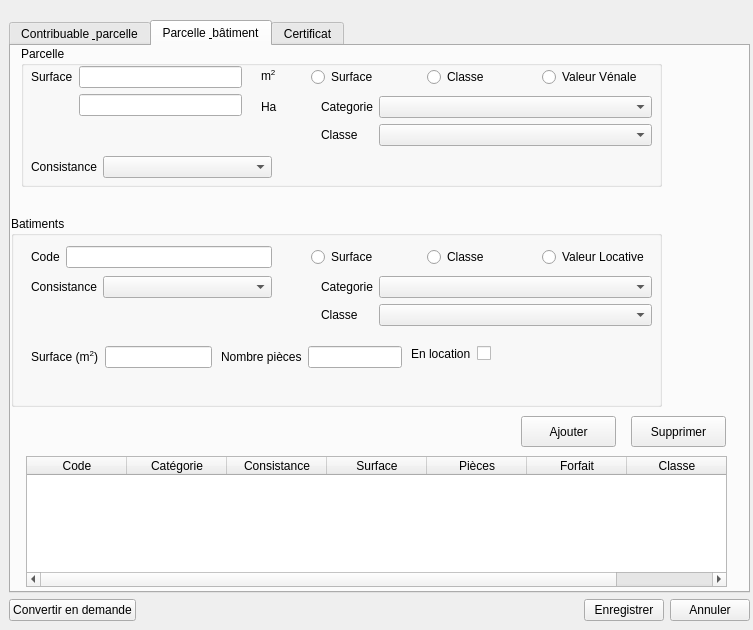
<?xml version="1.0" encoding="UTF-8"?>
<ui version="4.0">
 <class>Dialog</class>
 <widget class="QDialog" name="Dialog">
  <property name="geometry">
   <rect>
    <x>0</x>
    <y>0</y>
    <width>753</width>
    <height>630</height>
   </rect>
  </property>
  <property name="minimumSize">
   <size>
    <width>0</width>
    <height>0</height>
   </size>
  </property>
  <property name="windowTitle">
   <string>Information fiscale</string>
  </property>
  <widget class="QWidget" name="verticalLayoutWidget">
   <property name="geometry">
    <rect>
     <x>9</x>
     <y>20</y>
     <width>741</width>
     <height>601</height>
    </rect>
   </property>
   <layout class="QVBoxLayout" name="verticalLayout">
    <item>
     <widget class="QTabWidget" name="tabWidget">
      <property name="currentIndex">
       <number>1</number>
      </property>
      <widget class="QWidget" name="tab">
       <attribute name="title">
        <string>Contribuable &amp; parcelle</string>
       </attribute>
       <widget class="QWidget" name="gridLayoutWidget">
        <property name="geometry">
         <rect>
          <x>10</x>
          <y>10</y>
          <width>531</width>
          <height>291</height>
         </rect>
        </property>
        <layout class="QGridLayout" name="gridLayout">
         <item row="0" column="0">
          <widget class="QGroupBox" name="groupBox">
           <property name="title">
            <string>Contribuable</string>
           </property>
           <widget class="QLineEdit" name="lineEditNom">
            <property name="geometry">
             <rect>
              <x>120</x>
              <y>20</y>
              <width>210</width>
              <height>20</height>
             </rect>
            </property>
           </widget>
           <widget class="QLineEdit" name="lineEditPrenom">
            <property name="geometry">
             <rect>
              <x>120</x>
              <y>50</y>
              <width>210</width>
              <height>20</height>
             </rect>
            </property>
           </widget>
           <widget class="QLineEdit" name="lineEditAdresse">
            <property name="geometry">
             <rect>
              <x>120</x>
              <y>80</y>
              <width>210</width>
              <height>20</height>
             </rect>
            </property>
           </widget>
           <widget class="QLineEdit" name="lineEditLieuNaissance">
            <property name="geometry">
             <rect>
              <x>120</x>
              <y>140</y>
              <width>210</width>
              <height>20</height>
             </rect>
            </property>
           </widget>
           <widget class="QLabel" name="label">
            <property name="geometry">
             <rect>
              <x>20</x>
              <y>20</y>
              <width>46</width>
              <height>13</height>
             </rect>
            </property>
            <property name="text">
             <string>Nom :</string>
            </property>
           </widget>
           <widget class="QLabel" name="label_2">
            <property name="geometry">
             <rect>
              <x>20</x>
              <y>50</y>
              <width>46</width>
              <height>13</height>
             </rect>
            </property>
            <property name="text">
             <string>Prénom :</string>
            </property>
           </widget>
           <widget class="QLabel" name="label_3">
            <property name="geometry">
             <rect>
              <x>20</x>
              <y>80</y>
              <width>46</width>
              <height>13</height>
             </rect>
            </property>
            <property name="text">
             <string>Adresse :</string>
            </property>
           </widget>
           <widget class="QLabel" name="label_4">
            <property name="geometry">
             <rect>
              <x>20</x>
              <y>110</y>
              <width>110</width>
              <height>13</height>
             </rect>
            </property>
            <property name="text">
             <string>Date de naissance : </string>
            </property>
           </widget>
           <widget class="QLabel" name="label_5">
            <property name="geometry">
             <rect>
              <x>20</x>
              <y>140</y>
              <width>120</width>
              <height>13</height>
             </rect>
            </property>
            <property name="text">
             <string>Lieu de naissance :</string>
            </property>
           </widget>
           <widget class="QRadioButton" name="radioSexeHomme">
            <property name="geometry">
             <rect>
              <x>280</x>
              <y>110</y>
              <width>70</width>
              <height>17</height>
             </rect>
            </property>
            <property name="text">
             <string>Homme</string>
            </property>
           </widget>
           <widget class="QRadioButton" name="radioSexeFemme">
            <property name="geometry">
             <rect>
              <x>370</x>
              <y>110</y>
              <width>70</width>
              <height>17</height>
             </rect>
            </property>
            <property name="text">
             <string>Femme</string>
            </property>
           </widget>
           <widget class="QPushButton" name="btnRechercher">
            <property name="geometry">
             <rect>
              <x>360</x>
              <y>20</y>
              <width>75</width>
              <height>23</height>
             </rect>
            </property>
            <property name="text">
             <string>Recherche</string>
            </property>
           </widget>
           <widget class="QPushButton" name="btnConsorts">
            <property name="geometry">
             <rect>
              <x>360</x>
              <y>80</y>
              <width>75</width>
              <height>23</height>
             </rect>
            </property>
            <property name="text">
             <string>Consorts</string>
            </property>
           </widget>
           <widget class="QCheckBox" name="checkBox">
            <property name="geometry">
             <rect>
              <x>340</x>
              <y>80</y>
              <width>20</width>
              <height>17</height>
             </rect>
            </property>
            <property name="text">
             <string/>
            </property>
           </widget>
           <widget class="QDateEdit" name="dateEditNaissance">
            <property name="geometry">
             <rect>
              <x>120</x>
              <y>110</y>
              <width>131</width>
              <height>22</height>
             </rect>
            </property>
            <property name="calendarPopup">
             <bool>true</bool>
            </property>
           </widget>
           <widget class="QTabWidget" name="CIN">
            <property name="geometry">
             <rect>
              <x>6</x>
              <y>169</y>
              <width>521</width>
              <height>111</height>
             </rect>
            </property>
            <property name="currentIndex">
             <number>0</number>
            </property>
            <widget class="QWidget" name="tab_5">
             <attribute name="title">
              <string>CIN</string>
             </attribute>
             <widget class="QLineEdit" name="lineEditLieuCIN">
              <property name="geometry">
               <rect>
                <x>320</x>
                <y>50</y>
                <width>191</width>
                <height>20</height>
               </rect>
              </property>
             </widget>
             <widget class="QLineEdit" name="lineEditCIN2">
              <property name="geometry">
               <rect>
                <x>160</x>
                <y>20</y>
                <width>41</width>
                <height>20</height>
               </rect>
              </property>
             </widget>
             <widget class="QDateEdit" name="dateEditCIN">
              <property name="geometry">
               <rect>
                <x>110</x>
                <y>50</y>
                <width>110</width>
                <height>22</height>
               </rect>
              </property>
              <property name="calendarPopup">
               <bool>true</bool>
              </property>
             </widget>
             <widget class="QLabel" name="label_8">
              <property name="geometry">
               <rect>
                <x>10</x>
                <y>50</y>
                <width>46</width>
                <height>13</height>
               </rect>
              </property>
              <property name="text">
               <string>Date :</string>
              </property>
             </widget>
             <widget class="QLineEdit" name="lineEditCIN3">
              <property name="geometry">
               <rect>
                <x>210</x>
                <y>20</y>
                <width>41</width>
                <height>20</height>
               </rect>
              </property>
             </widget>
             <widget class="QLineEdit" name="lineEditCIN4">
              <property name="geometry">
               <rect>
                <x>260</x>
                <y>20</y>
                <width>41</width>
                <height>20</height>
               </rect>
              </property>
             </widget>
             <widget class="QLabel" name="label_9">
              <property name="geometry">
               <rect>
                <x>280</x>
                <y>50</y>
                <width>40</width>
                <height>13</height>
               </rect>
              </property>
              <property name="text">
               <string>Lieu :</string>
              </property>
             </widget>
             <widget class="QLabel" name="label_7">
              <property name="geometry">
               <rect>
                <x>10</x>
                <y>20</y>
                <width>46</width>
                <height>13</height>
               </rect>
              </property>
              <property name="text">
               <string>Numero : </string>
              </property>
             </widget>
             <widget class="QLineEdit" name="lineEditCIN1">
              <property name="geometry">
               <rect>
                <x>110</x>
                <y>20</y>
                <width>41</width>
                <height>20</height>
               </rect>
              </property>
             </widget>
            </widget>
            <widget class="QWidget" name="tab_4">
             <attribute name="title">
              <string>Acte de naissnace</string>
             </attribute>
             <widget class="QDateEdit" name="dateEditActeNaissance">
              <property name="geometry">
               <rect>
                <x>110</x>
                <y>50</y>
                <width>110</width>
                <height>22</height>
               </rect>
              </property>
              <property name="calendarPopup">
               <bool>true</bool>
              </property>
             </widget>
             <widget class="QLineEdit" name="lineEditLieuActeNaissance">
              <property name="geometry">
               <rect>
                <x>320</x>
                <y>50</y>
                <width>191</width>
                <height>20</height>
               </rect>
              </property>
             </widget>
             <widget class="QLabel" name="label_14">
              <property name="geometry">
               <rect>
                <x>10</x>
                <y>50</y>
                <width>46</width>
                <height>13</height>
               </rect>
              </property>
              <property name="text">
               <string>Date :</string>
              </property>
             </widget>
             <widget class="QLabel" name="label_15">
              <property name="geometry">
               <rect>
                <x>280</x>
                <y>50</y>
                <width>40</width>
                <height>13</height>
               </rect>
              </property>
              <property name="text">
               <string>Lieu :</string>
              </property>
             </widget>
             <widget class="QLabel" name="label_18">
              <property name="geometry">
               <rect>
                <x>10</x>
                <y>20</y>
                <width>46</width>
                <height>13</height>
               </rect>
              </property>
              <property name="text">
               <string>Numero : </string>
              </property>
             </widget>
             <widget class="QLineEdit" name="lineEditNumActeNaissance">
              <property name="geometry">
               <rect>
                <x>110</x>
                <y>20</y>
                <width>111</width>
                <height>20</height>
               </rect>
              </property>
             </widget>
            </widget>
            <widget class="QWidget" name="tab_6">
             <attribute name="title">
              <string>Rien</string>
             </attribute>
            </widget>
           </widget>
          </widget>
         </item>
        </layout>
       </widget>
       <widget class="QWidget" name="verticalLayoutWidget_2">
        <property name="geometry">
         <rect>
          <x>10</x>
          <y>310</y>
          <width>631</width>
          <height>231</height>
         </rect>
        </property>
        <layout class="QVBoxLayout" name="verticalLayout_2">
         <item>
          <widget class="QGroupBox" name="groupBox_2">
           <property name="title">
            <string>Parcelle</string>
           </property>
           <widget class="QWidget" name="gridLayoutWidget_2">
            <property name="geometry">
             <rect>
              <x>10</x>
              <y>20</y>
              <width>621</width>
              <height>218</height>
             </rect>
            </property>
            <layout class="QGridLayout" name="gridLayout_3">
             <item row="2" column="2">
              <widget class="QRadioButton" name="radioSRI">
               <property name="text">
                <string>SRI</string>
               </property>
              </widget>
             </item>
             <item row="2" column="1">
              <widget class="QLineEdit" name="lineEditNumParcelle">
               <property name="text">
                <string/>
               </property>
              </widget>
             </item>
             <item row="3" column="0">
              <widget class="QLabel" name="label_12">
               <property name="text">
                <string>Code :</string>
               </property>
              </widget>
             </item>
             <item row="2" column="0">
              <widget class="QLabel" name="label_6">
               <property name="text">
                <string>Numero: </string>
               </property>
              </widget>
             </item>
             <item row="0" column="0">
              <widget class="QLabel" name="label_10">
               <property name="text">
                <string>Fokotany :</string>
               </property>
              </widget>
             </item>
             <item row="2" column="3">
              <widget class="QRadioButton" name="radioSRA">
               <property name="text">
                <string>SRA</string>
               </property>
              </widget>
             </item>
             <item row="4" column="1">
              <widget class="QTextEdit" name="textEditObservation"/>
             </item>
             <item row="3" column="2">
              <widget class="QCheckBox" name="checkBoxAlloue">
               <property name="text">
                <string>En location</string>
               </property>
              </widget>
             </item>
             <item row="4" column="0">
              <widget class="QLabel" name="label_13">
               <property name="text">
                <string>Observation :</string>
               </property>
              </widget>
             </item>
             <item row="3" column="1">
              <widget class="QLineEdit" name="lineEditCodeParcelle">
               <property name="text">
                <string/>
               </property>
              </widget>
             </item>
             <item row="0" column="3">
              <widget class="QComboBox" name="comboHameau"/>
             </item>
             <item row="0" column="1">
              <widget class="QComboBox" name="comboFokontany"/>
             </item>
             <item row="0" column="2">
              <widget class="QLabel" name="label_11">
               <property name="text">
                <string>Hameau :</string>
               </property>
              </widget>
             </item>
             <item row="1" column="0" colspan="4">
              <widget class="QGroupBox" name="groupBox_3">
               <property name="minimumSize">
                <size>
                 <width>0</width>
                 <height>35</height>
                </size>
               </property>
               <property name="title">
                <string/>
               </property>
               <widget class="QWidget" name="horizontalLayoutWidget">
                <property name="geometry">
                 <rect>
                  <x>10</x>
                  <y>10</y>
                  <width>481</width>
                  <height>22</height>
                 </rect>
                </property>
                <layout class="QHBoxLayout" name="horizontalLayout_3">
                 <item>
                  <widget class="QRadioButton" name="radioTitree">
                   <property name="text">
                    <string>Titré</string>
                   </property>
                  </widget>
                 </item>
                 <item>
                  <widget class="QRadioButton" name="radioCadastree">
                   <property name="text">
                    <string>Cadastré</string>
                   </property>
                  </widget>
                 </item>
                 <item>
                  <widget class="QRadioButton" name="radioCertifiee">
                   <property name="text">
                    <string>Certifié</string>
                   </property>
                  </widget>
                 </item>
                 <item>
                  <widget class="QRadioButton" name="radioAucun">
                   <property name="text">
                    <string>Aucun</string>
                   </property>
                  </widget>
                 </item>
                </layout>
               </widget>
              </widget>
             </item>
            </layout>
           </widget>
          </widget>
         </item>
        </layout>
       </widget>
      </widget>
      <widget class="QWidget" name="tab_2">
       <attribute name="title">
        <string>Parcelle &amp; bâtiment</string>
       </attribute>
       <widget class="QGroupBox" name="groupBox_4">
        <property name="geometry">
         <rect>
          <x>10</x>
          <y>0</y>
          <width>641</width>
          <height>141</height>
         </rect>
        </property>
        <property name="title">
         <string>Parcelle</string>
        </property>
        <widget class="QWidget" name="formLayoutWidget_16">
         <property name="geometry">
          <rect>
           <x>10</x>
           <y>20</y>
           <width>211</width>
           <height>53</height>
          </rect>
         </property>
         <layout class="QFormLayout" name="formLayout_16">
          <item row="0" column="0">
           <widget class="QLabel" name="surfaceLabel_4">
            <property name="text">
             <string>Surface</string>
            </property>
           </widget>
          </item>
          <item row="0" column="1">
           <widget class="QLineEdit" name="lineEditSurfaceM2"/>
          </item>
          <item row="1" column="0">
           <widget class="QLabel" name="Label_2">
            <property name="text">
             <string/>
            </property>
           </widget>
          </item>
          <item row="1" column="1">
           <widget class="QLineEdit" name="LineEditSutfaceHa"/>
          </item>
         </layout>
        </widget>
        <widget class="QLabel" name="label_16">
         <property name="geometry">
          <rect>
           <x>240</x>
           <y>20</y>
           <width>21</width>
           <height>21</height>
          </rect>
         </property>
         <property name="text">
          <string>&lt;html&gt;&lt;head/&gt;&lt;body&gt;&lt;p&gt;m&lt;span style=&quot; vertical-align:super;&quot;&gt;2&lt;/span&gt;&lt;/p&gt;&lt;/body&gt;&lt;/html&gt;</string>
         </property>
        </widget>
        <widget class="QLabel" name="label_17">
         <property name="geometry">
          <rect>
           <x>240</x>
           <y>50</y>
           <width>21</width>
           <height>21</height>
          </rect>
         </property>
         <property name="text">
          <string>Ha</string>
         </property>
        </widget>
        <widget class="QWidget" name="formLayoutWidget_17">
         <property name="geometry">
          <rect>
           <x>300</x>
           <y>50</y>
           <width>331</width>
           <height>53</height>
          </rect>
         </property>
         <layout class="QFormLayout" name="formLayout_17">
          <property name="fieldGrowthPolicy">
           <enum>QFormLayout::AllNonFixedFieldsGrow</enum>
          </property>
          <item row="0" column="0">
           <widget class="QLabel" name="categorieLabel_4">
            <property name="text">
             <string>Categorie</string>
            </property>
           </widget>
          </item>
          <item row="0" column="1">
           <widget class="QComboBox" name="comboCategorieParcelle"/>
          </item>
          <item row="1" column="0">
           <widget class="QLabel" name="classeLabel_2">
            <property name="text">
             <string>Classe</string>
            </property>
           </widget>
          </item>
          <item row="1" column="1">
           <widget class="QComboBox" name="comboBoxClasse"/>
          </item>
         </layout>
        </widget>
        <widget class="QWidget" name="formLayoutWidget_18">
         <property name="geometry">
          <rect>
           <x>10</x>
           <y>110</y>
           <width>241</width>
           <height>24</height>
          </rect>
         </property>
         <layout class="QFormLayout" name="formLayout_18">
          <property name="fieldGrowthPolicy">
           <enum>QFormLayout::AllNonFixedFieldsGrow</enum>
          </property>
          <item row="0" column="1">
           <widget class="QComboBox" name="comboConsistanceParcelle"/>
          </item>
          <item row="0" column="0">
           <widget class="QLabel" name="consistanceLabel_4">
            <property name="text">
             <string>Consistance</string>
            </property>
           </widget>
          </item>
         </layout>
        </widget>
        <widget class="QWidget" name="horizontalLayoutWidget_2">
         <property name="geometry">
          <rect>
           <x>290</x>
           <y>20</y>
           <width>341</width>
           <height>22</height>
          </rect>
         </property>
         <layout class="QHBoxLayout" name="horizontalLayout_2">
          <item>
           <widget class="QRadioButton" name="radioButton_Surface">
            <property name="text">
             <string>Surface</string>
            </property>
           </widget>
          </item>
          <item>
           <widget class="QRadioButton" name="radioButton_Classe">
            <property name="text">
             <string>Classe</string>
            </property>
           </widget>
          </item>
          <item>
           <widget class="QRadioButton" name="radioButton_Venale">
            <property name="text">
             <string>Valeur Vénale</string>
            </property>
           </widget>
          </item>
         </layout>
        </widget>
       </widget>
       <widget class="QGroupBox" name="groupBox_5">
        <property name="geometry">
         <rect>
          <x>0</x>
          <y>170</y>
          <width>651</width>
          <height>191</height>
         </rect>
        </property>
        <property name="title">
         <string>Batiments</string>
        </property>
        <widget class="QWidget" name="formLayoutWidget_10">
         <property name="geometry">
          <rect>
           <x>20</x>
           <y>30</y>
           <width>241</width>
           <height>24</height>
          </rect>
         </property>
         <layout class="QFormLayout" name="formLayout_10">
          <item row="0" column="0">
           <widget class="QLabel" name="codeLabel_2">
            <property name="text">
             <string>Code</string>
            </property>
           </widget>
          </item>
          <item row="0" column="1">
           <widget class="QLineEdit" name="lineEditCode"/>
          </item>
         </layout>
        </widget>
        <widget class="QWidget" name="formLayoutWidget_12">
         <property name="geometry">
          <rect>
           <x>20</x>
           <y>60</y>
           <width>241</width>
           <height>24</height>
          </rect>
         </property>
         <layout class="QFormLayout" name="formLayout_12">
          <property name="fieldGrowthPolicy">
           <enum>QFormLayout::AllNonFixedFieldsGrow</enum>
          </property>
          <item row="0" column="0">
           <widget class="QLabel" name="consistanceLabel_3">
            <property name="text">
             <string>Consistance</string>
            </property>
           </widget>
          </item>
          <item row="0" column="1">
           <widget class="QComboBox" name="comboConsistanceBatiment"/>
          </item>
         </layout>
        </widget>
        <widget class="QWidget" name="formLayoutWidget_13">
         <property name="geometry">
          <rect>
           <x>20</x>
           <y>130</y>
           <width>181</width>
           <height>24</height>
          </rect>
         </property>
         <layout class="QFormLayout" name="formLayout_13">
          <property name="fieldGrowthPolicy">
           <enum>QFormLayout::AllNonFixedFieldsGrow</enum>
          </property>
          <item row="0" column="0">
           <widget class="QLabel" name="surfaceLabel_3">
            <property name="text">
             <string>&lt;html&gt;&lt;head/&gt;&lt;body&gt;&lt;p&gt;Surface (m&lt;span style=&quot; vertical-align:super;&quot;&gt;2&lt;/span&gt;)&lt;/p&gt;&lt;/body&gt;&lt;/html&gt;</string>
            </property>
           </widget>
          </item>
          <item row="0" column="1">
           <widget class="QLineEdit" name="surfaceLineEdit_3"/>
          </item>
         </layout>
        </widget>
        <widget class="QWidget" name="formLayoutWidget_14">
         <property name="geometry">
          <rect>
           <x>210</x>
           <y>130</y>
           <width>181</width>
           <height>24</height>
          </rect>
         </property>
         <layout class="QFormLayout" name="formLayout_14">
          <property name="fieldGrowthPolicy">
           <enum>QFormLayout::AllNonFixedFieldsGrow</enum>
          </property>
          <item row="0" column="1">
           <widget class="QLineEdit" name="nombrePiCesLineEdit_2"/>
          </item>
          <item row="0" column="0">
           <widget class="QLabel" name="nombrePiCesLabel_2">
            <property name="text">
             <string>Nombre pièces</string>
            </property>
           </widget>
          </item>
         </layout>
        </widget>
        <widget class="QWidget" name="formLayoutWidget_15">
         <property name="geometry">
          <rect>
           <x>400</x>
           <y>130</y>
           <width>115</width>
           <height>21</height>
          </rect>
         </property>
         <layout class="QFormLayout" name="formLayout_15">
          <property name="fieldGrowthPolicy">
           <enum>QFormLayout::AllNonFixedFieldsGrow</enum>
          </property>
          <property name="labelAlignment">
           <set>Qt::AlignLeading|Qt::AlignLeft|Qt::AlignVCenter</set>
          </property>
          <item row="0" column="0">
           <widget class="QLabel" name="avecLocationLabel_2">
            <property name="text">
             <string>En location</string>
            </property>
           </widget>
          </item>
          <item row="0" column="1">
           <widget class="QCheckBox" name="avecLocationCheckBox_2"/>
          </item>
         </layout>
        </widget>
        <widget class="QWidget" name="horizontalLayoutWidget_3">
         <property name="geometry">
          <rect>
           <x>300</x>
           <y>30</y>
           <width>341</width>
           <height>22</height>
          </rect>
         </property>
         <layout class="QHBoxLayout" name="horizontalLayout_4">
          <item>
           <widget class="QRadioButton" name="radioButton_SurfaceBatiment">
            <property name="text">
             <string>Surface</string>
            </property>
           </widget>
          </item>
          <item>
           <widget class="QRadioButton" name="radioButton_ClasseBatiment">
            <property name="text">
             <string>Classe</string>
            </property>
           </widget>
          </item>
          <item>
           <widget class="QRadioButton" name="radioButton_LocativeBatiment">
            <property name="text">
             <string>Valeur Locative</string>
            </property>
           </widget>
          </item>
         </layout>
        </widget>
        <widget class="QWidget" name="formLayoutWidget_21">
         <property name="geometry">
          <rect>
           <x>310</x>
           <y>60</y>
           <width>331</width>
           <height>53</height>
          </rect>
         </property>
         <layout class="QFormLayout" name="formLayout_22">
          <property name="fieldGrowthPolicy">
           <enum>QFormLayout::AllNonFixedFieldsGrow</enum>
          </property>
          <item row="0" column="0">
           <widget class="QLabel" name="categorieLabel_6">
            <property name="text">
             <string>Categorie</string>
            </property>
           </widget>
          </item>
          <item row="0" column="1">
           <widget class="QComboBox" name="comboCategorieBatiment"/>
          </item>
          <item row="1" column="0">
           <widget class="QLabel" name="classeLabel_4">
            <property name="text">
             <string>Classe</string>
            </property>
           </widget>
          </item>
          <item row="1" column="1">
           <widget class="QComboBox" name="comboBoxClasseBatiment"/>
          </item>
         </layout>
        </widget>
       </widget>
       <widget class="QPushButton" name="btnAjouter">
        <property name="geometry">
         <rect>
          <x>510</x>
          <y>370</y>
          <width>95</width>
          <height>31</height>
         </rect>
        </property>
        <property name="text">
         <string>Ajouter</string>
        </property>
       </widget>
       <widget class="QPushButton" name="btnSupprimer">
        <property name="geometry">
         <rect>
          <x>620</x>
          <y>370</y>
          <width>95</width>
          <height>31</height>
         </rect>
        </property>
        <property name="text">
         <string>Supprimer</string>
        </property>
       </widget>
       <widget class="QTableWidget" name="tableWidget">
        <property name="geometry">
         <rect>
          <x>15</x>
          <y>410</y>
          <width>701</width>
          <height>131</height>
         </rect>
        </property>
        <column>
         <property name="text">
          <string>Code</string>
         </property>
         <property name="toolTip">
          <string/>
         </property>
         <property name="whatsThis">
          <string/>
         </property>
        </column>
        <column>
         <property name="text">
          <string>Catégorie</string>
         </property>
         <property name="toolTip">
          <string/>
         </property>
         <property name="whatsThis">
          <string/>
         </property>
        </column>
        <column>
         <property name="text">
          <string>Consistance</string>
         </property>
         <property name="toolTip">
          <string/>
         </property>
         <property name="whatsThis">
          <string/>
         </property>
        </column>
        <column>
         <property name="text">
          <string>Surface</string>
         </property>
        </column>
        <column>
         <property name="text">
          <string>Pièces</string>
         </property>
        </column>
        <column>
         <property name="text">
          <string>Forfait</string>
         </property>
        </column>
        <column>
         <property name="text">
          <string>Classe</string>
         </property>
        </column>
       </widget>
      </widget>
      <widget class="QWidget" name="tab_3">
       <attribute name="title">
        <string>Certificat</string>
       </attribute>
       <widget class="QFrame" name="frame">
        <property name="geometry">
         <rect>
          <x>10</x>
          <y>10</y>
          <width>421</width>
          <height>100</height>
         </rect>
        </property>
        <property name="frameShape">
         <enum>QFrame::StyledPanel</enum>
        </property>
        <property name="frameShadow">
         <enum>QFrame::Raised</enum>
        </property>
        <widget class="QWidget" name="formLayoutWidget_19">
         <property name="geometry">
          <rect>
           <x>10</x>
           <y>10</y>
           <width>401</width>
           <height>80</height>
          </rect>
         </property>
         <layout class="QFormLayout" name="formLayout_19">
          <item row="0" column="0">
           <widget class="QLabel" name="numeroDemandeLabel">
            <property name="text">
             <string>Numero demande</string>
            </property>
           </widget>
          </item>
          <item row="0" column="1">
           <widget class="QLineEdit" name="numeroDemandeLineEdit"/>
          </item>
          <item row="1" column="0">
           <widget class="QLabel" name="numeroCertificatLabel">
            <property name="text">
             <string>Numero certificat</string>
            </property>
           </widget>
          </item>
          <item row="1" column="1">
           <widget class="QLineEdit" name="numeroCertificatLineEdit"/>
          </item>
         </layout>
        </widget>
       </widget>
       <widget class="QFrame" name="frame_2">
        <property name="geometry">
         <rect>
          <x>10</x>
          <y>120</y>
          <width>531</width>
          <height>361</height>
         </rect>
        </property>
        <property name="frameShape">
         <enum>QFrame::StyledPanel</enum>
        </property>
        <property name="frameShadow">
         <enum>QFrame::Raised</enum>
        </property>
        <widget class="QGroupBox" name="groupBox_6">
         <property name="geometry">
          <rect>
           <x>10</x>
           <y>10</y>
           <width>511</width>
           <height>331</height>
          </rect>
         </property>
         <property name="title">
          <string>Limites et repères du certificat foncier</string>
         </property>
         <widget class="QWidget" name="formLayoutWidget_20">
          <property name="geometry">
           <rect>
            <x>0</x>
            <y>30</y>
            <width>401</width>
            <height>70</height>
           </rect>
          </property>
          <layout class="QFormLayout" name="formLayout_20">
           <item row="0" column="0">
            <widget class="QLabel" name="positionLabel">
             <property name="text">
              <string>Position</string>
             </property>
            </widget>
           </item>
           <item row="0" column="1">
            <widget class="QComboBox" name="positionComboBox"/>
           </item>
           <item row="1" column="0">
            <widget class="QLabel" name="descriptionLabel">
             <property name="text">
              <string>Description</string>
             </property>
            </widget>
           </item>
           <item row="1" column="1">
            <widget class="QLineEdit" name="descriptionLineEdit"/>
           </item>
          </layout>
         </widget>
         <widget class="QPushButton" name="btnAjouter2">
          <property name="geometry">
           <rect>
            <x>280</x>
            <y>120</y>
            <width>95</width>
            <height>31</height>
           </rect>
          </property>
          <property name="text">
           <string>Ajouter</string>
          </property>
         </widget>
         <widget class="QPushButton" name="btnSupprimer2">
          <property name="geometry">
           <rect>
            <x>380</x>
            <y>120</y>
            <width>95</width>
            <height>31</height>
           </rect>
          </property>
          <property name="text">
           <string>Supprimer</string>
          </property>
         </widget>
         <widget class="QTableWidget" name="tableWidget_2">
          <property name="geometry">
           <rect>
            <x>10</x>
            <y>160</y>
            <width>491</width>
            <height>161</height>
           </rect>
          </property>
          <attribute name="horizontalHeaderDefaultSectionSize">
           <number>220</number>
          </attribute>
          <column>
           <property name="text">
            <string>Position</string>
           </property>
           <property name="toolTip">
            <string/>
           </property>
           <property name="whatsThis">
            <string/>
           </property>
           <property name="font">
            <font>
             <kerning>true</kerning>
            </font>
           </property>
          </column>
          <column>
           <property name="text">
            <string>Description</string>
           </property>
           <property name="toolTip">
            <string/>
           </property>
           <property name="whatsThis">
            <string/>
           </property>
          </column>
         </widget>
        </widget>
       </widget>
      </widget>
     </widget>
    </item>
    <item>
     <layout class="QHBoxLayout" name="horizontalLayout">
      <item>
       <widget class="QPushButton" name="convertirDemande">
        <property name="text">
         <string>Convertir en demande</string>
        </property>
       </widget>
      </item>
      <item>
       <spacer name="horizontalSpacer">
        <property name="orientation">
         <enum>Qt::Horizontal</enum>
        </property>
        <property name="sizeHint" stdset="0">
         <size>
          <width>40</width>
          <height>20</height>
         </size>
        </property>
       </spacer>
      </item>
      <item>
       <widget class="QPushButton" name="btnEnregistrer">
        <property name="text">
         <string>Enregistrer</string>
        </property>
       </widget>
      </item>
      <item>
       <widget class="QPushButton" name="btnAnnuler">
        <property name="text">
         <string>Annuler</string>
        </property>
       </widget>
      </item>
     </layout>
    </item>
   </layout>
  </widget>
 </widget>
 <resources/>
 <connections/>
</ui>
